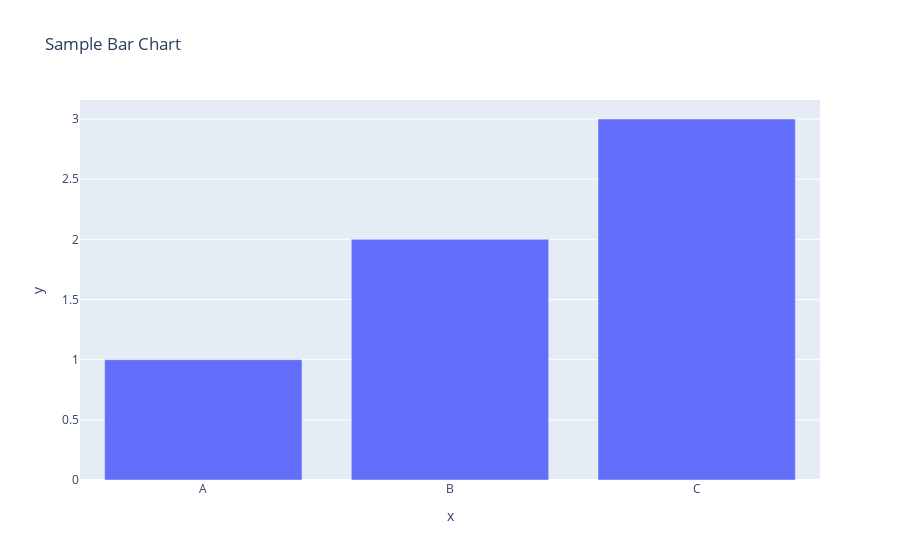

The code cell stored with this chart in its notebook:
### Code cell
import plotly.express as px
fig=px.bar(x=['A','B','C'],y=[1,2,3],title='Sample Bar Chart')
fig.show()

### Figure 1 — Plotly figure (JSON) as saved in the notebook; plotly's stock layout.template omitted (floating-point values rounded to 4 significant figures)
{"data": [{"hovertemplate": "x=%{x}<br>y=%{y}<extra></extra>", "legendgroup": "", "marker": {"color": "#636efa", "pattern": {"shape": ""}}, "name": "", "orientation": "v", "showlegend": false, "textposition": "auto", "type": "bar", "x": ["A", "B", "C"], "xaxis": "x", "y": [1, 2, 3], "yaxis": "y"}], "layout": {"barmode": "relative", "legend": {"tracegroupgap": 0}, "title": {"text": "Sample Bar Chart"}, "xaxis": {"anchor": "y", "domain": [0, 1], "title": {"text": "x"}}, "yaxis": {"anchor": "x", "domain": [0, 1], "title": {"text": "y"}}}}
